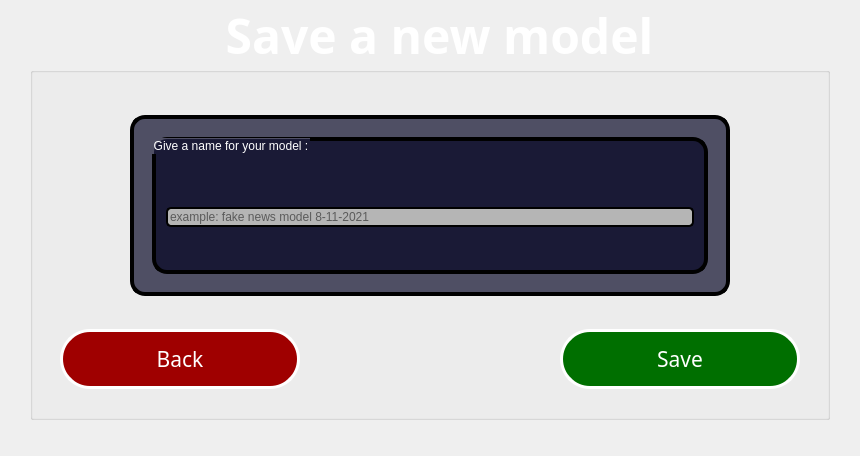
<?xml version="1.0" encoding="UTF-8"?>
<ui version="4.0">
 <class>SaveModelWindow</class>
 <widget class="QMainWindow" name="SaveModelWindow">
  <property name="geometry">
   <rect>
    <x>0</x>
    <y>0</y>
    <width>860</width>
    <height>456</height>
   </rect>
  </property>
  <property name="windowTitle">
   <string>Save Model Window</string>
  </property>
  <widget class="QWidget" name="centralwidget">
   <widget class="QLabel" name="backgroundImg">
    <property name="geometry">
     <rect>
      <x>0</x>
      <y>0</y>
      <width>860</width>
      <height>600</height>
     </rect>
    </property>
    <property name="text">
     <string/>
    </property>
    <property name="pixmap">
     <pixmap>resources/background.jpg</pixmap>
    </property>
    <property name="scaledContents">
     <bool>true</bool>
    </property>
   </widget>
   <widget class="QGroupBox" name="groupBox">
    <property name="enabled">
     <bool>true</bool>
    </property>
    <property name="geometry">
     <rect>
      <x>30</x>
      <y>0</y>
      <width>800</width>
      <height>420</height>
     </rect>
    </property>
    <property name="palette">
     <palette>
      <active>
       <colorrole role="WindowText">
        <brush brushstyle="SolidPattern">
         <color alpha="255">
          <red>255</red>
          <green>255</green>
          <blue>255</blue>
         </color>
        </brush>
       </colorrole>
       <colorrole role="Button">
        <brush brushstyle="SolidPattern">
         <color alpha="255">
          <red>0</red>
          <green>0</green>
          <blue>127</blue>
         </color>
        </brush>
       </colorrole>
       <colorrole role="Text">
        <brush brushstyle="SolidPattern">
         <color alpha="255">
          <red>255</red>
          <green>255</green>
          <blue>255</blue>
         </color>
        </brush>
       </colorrole>
       <colorrole role="ButtonText">
        <brush brushstyle="SolidPattern">
         <color alpha="255">
          <red>255</red>
          <green>255</green>
          <blue>255</blue>
         </color>
        </brush>
       </colorrole>
       <colorrole role="Base">
        <brush brushstyle="SolidPattern">
         <color alpha="255">
          <red>255</red>
          <green>255</green>
          <blue>255</blue>
         </color>
        </brush>
       </colorrole>
       <colorrole role="ToolTipText">
        <brush brushstyle="SolidPattern">
         <color alpha="255">
          <red>0</red>
          <green>0</green>
          <blue>0</blue>
         </color>
        </brush>
       </colorrole>
      </active>
      <inactive>
       <colorrole role="WindowText">
        <brush brushstyle="SolidPattern">
         <color alpha="255">
          <red>255</red>
          <green>255</green>
          <blue>255</blue>
         </color>
        </brush>
       </colorrole>
       <colorrole role="Button">
        <brush brushstyle="SolidPattern">
         <color alpha="255">
          <red>0</red>
          <green>0</green>
          <blue>127</blue>
         </color>
        </brush>
       </colorrole>
       <colorrole role="Text">
        <brush brushstyle="SolidPattern">
         <color alpha="255">
          <red>255</red>
          <green>255</green>
          <blue>255</blue>
         </color>
        </brush>
       </colorrole>
       <colorrole role="ButtonText">
        <brush brushstyle="SolidPattern">
         <color alpha="255">
          <red>255</red>
          <green>255</green>
          <blue>255</blue>
         </color>
        </brush>
       </colorrole>
       <colorrole role="Base">
        <brush brushstyle="SolidPattern">
         <color alpha="255">
          <red>255</red>
          <green>255</green>
          <blue>255</blue>
         </color>
        </brush>
       </colorrole>
       <colorrole role="ToolTipText">
        <brush brushstyle="SolidPattern">
         <color alpha="255">
          <red>0</red>
          <green>0</green>
          <blue>0</blue>
         </color>
        </brush>
       </colorrole>
      </inactive>
      <disabled>
       <colorrole role="WindowText">
        <brush brushstyle="SolidPattern">
         <color alpha="255">
          <red>255</red>
          <green>255</green>
          <blue>255</blue>
         </color>
        </brush>
       </colorrole>
       <colorrole role="Button">
        <brush brushstyle="SolidPattern">
         <color alpha="255">
          <red>0</red>
          <green>0</green>
          <blue>127</blue>
         </color>
        </brush>
       </colorrole>
       <colorrole role="Text">
        <brush brushstyle="SolidPattern">
         <color alpha="255">
          <red>255</red>
          <green>255</green>
          <blue>255</blue>
         </color>
        </brush>
       </colorrole>
       <colorrole role="ButtonText">
        <brush brushstyle="SolidPattern">
         <color alpha="255">
          <red>255</red>
          <green>255</green>
          <blue>255</blue>
         </color>
        </brush>
       </colorrole>
       <colorrole role="Base">
        <brush brushstyle="SolidPattern">
         <color alpha="255">
          <red>240</red>
          <green>240</green>
          <blue>240</blue>
         </color>
        </brush>
       </colorrole>
       <colorrole role="ToolTipText">
        <brush brushstyle="SolidPattern">
         <color alpha="255">
          <red>0</red>
          <green>0</green>
          <blue>0</blue>
         </color>
        </brush>
       </colorrole>
      </disabled>
     </palette>
    </property>
    <property name="font">
     <font>
      <family>Sitka Heading</family>
      <pointsize>36</pointsize>
      <weight>75</weight>
      <bold>true</bold>
      <underline>false</underline>
     </font>
    </property>
    <property name="styleSheet">
     <string notr="true">color: rgb(255, 255, 255);</string>
    </property>
    <property name="title">
     <string>Save a new model</string>
    </property>
    <property name="alignment">
     <set>Qt::AlignCenter</set>
    </property>
    <widget class="QPushButton" name="saveBtn">
     <property name="enabled">
      <bool>true</bool>
     </property>
     <property name="geometry">
      <rect>
       <x>530</x>
       <y>329</y>
       <width>240</width>
       <height>60</height>
      </rect>
     </property>
     <property name="font">
      <font>
       <family>Sitka Small</family>
       <pointsize>16</pointsize>
       <weight>9</weight>
       <italic>false</italic>
       <bold>false</bold>
      </font>
     </property>
     <property name="acceptDrops">
      <bool>false</bool>
     </property>
     <property name="autoFillBackground">
      <bool>false</bool>
     </property>
     <property name="styleSheet">
      <string notr="true">background-color: rgb(0, 111, 0);

font: 75 16pt &quot;Sitka Small&quot;;
color: rgb(255, 255, 255);
border-width: 3px;
border-radius: 30px;
border-color: rgb(255, 255, 255);
border-style: solid;

alternate-background-color: rgb(135, 135, 135);</string>
     </property>
     <property name="text">
      <string>Save</string>
     </property>
     <property name="checkable">
      <bool>false</bool>
     </property>
     <property name="autoDefault">
      <bool>false</bool>
     </property>
     <property name="default">
      <bool>false</bool>
     </property>
     <property name="flat">
      <bool>false</bool>
     </property>
    </widget>
    <widget class="QPushButton" name="backBtn">
     <property name="enabled">
      <bool>true</bool>
     </property>
     <property name="geometry">
      <rect>
       <x>30</x>
       <y>329</y>
       <width>240</width>
       <height>60</height>
      </rect>
     </property>
     <property name="font">
      <font>
       <family>Sitka Small</family>
       <pointsize>16</pointsize>
       <weight>9</weight>
       <italic>false</italic>
       <bold>false</bold>
      </font>
     </property>
     <property name="acceptDrops">
      <bool>false</bool>
     </property>
     <property name="autoFillBackground">
      <bool>false</bool>
     </property>
     <property name="styleSheet">
      <string notr="true">
background-color: rgb(159, 0, 0);
font: 75 16pt &quot;Sitka Small&quot;;
color: rgb(255, 255, 255);
border-width: 3px;
border-radius: 30px;
border-color: rgb(255, 255, 255);
border-style: solid;</string>
     </property>
     <property name="text">
      <string>Back</string>
     </property>
     <property name="icon">
      <iconset>
       <normaloff>D:/My Documents/Studies/Semester_9/פרויקט מסכם - שלב ב/icons/pnghut_arrow-icon-direction-left-logo-text.png</normaloff>D:/My Documents/Studies/Semester_9/פרויקט מסכם - שלב ב/icons/pnghut_arrow-icon-direction-left-logo-text.png</iconset>
     </property>
     <property name="iconSize">
      <size>
       <width>24</width>
       <height>24</height>
      </size>
     </property>
     <property name="checkable">
      <bool>false</bool>
     </property>
     <property name="autoDefault">
      <bool>false</bool>
     </property>
     <property name="default">
      <bool>false</bool>
     </property>
     <property name="flat">
      <bool>false</bool>
     </property>
    </widget>
    <widget class="QFrame" name="verticalFrame">
     <property name="geometry">
      <rect>
       <x>100</x>
       <y>115</y>
       <width>600</width>
       <height>181</height>
      </rect>
     </property>
     <property name="font">
      <font>
       <family>Sitka Small</family>
       <pointsize>10</pointsize>
       <weight>50</weight>
       <italic>false</italic>
       <bold>false</bold>
      </font>
     </property>
     <property name="autoFillBackground">
      <bool>false</bool>
     </property>
     <property name="styleSheet">
      <string notr="true">border-width: 4px;
border-radius: 15px;
border-color: rgb(0, 0, 0);
border-style: solid;
font: 10pt &quot;Sitka Small&quot;;
color: rgb(255, 255, 255);
background-color: qlineargradient(spread:pad, x1:0.996, y1:0.0340909, x2:1, y2:0, stop:1 rgba(0, 0, 32, 170));</string>
     </property>
     <layout class="QVBoxLayout" name="verticalLayout">
      <property name="spacing">
       <number>10</number>
      </property>
      <property name="leftMargin">
       <number>18</number>
      </property>
      <property name="topMargin">
       <number>18</number>
      </property>
      <property name="rightMargin">
       <number>18</number>
      </property>
      <property name="bottomMargin">
       <number>18</number>
      </property>
      <item>
       <widget class="QGroupBox" name="horizontalGroupBox">
        <property name="sizePolicy">
         <sizepolicy hsizetype="Preferred" vsizetype="Preferred">
          <horstretch>0</horstretch>
          <verstretch>0</verstretch>
         </sizepolicy>
        </property>
        <property name="minimumSize">
         <size>
          <width>0</width>
          <height>0</height>
         </size>
        </property>
        <property name="styleSheet">
         <string notr="true"/>
        </property>
        <property name="title">
         <string>Give a name for your model :</string>
        </property>
        <layout class="QHBoxLayout" name="horizontalLayout">
         <property name="spacing">
          <number>10</number>
         </property>
         <property name="leftMargin">
          <number>10</number>
         </property>
         <property name="topMargin">
          <number>48</number>
         </property>
         <property name="rightMargin">
          <number>10</number>
         </property>
         <property name="bottomMargin">
          <number>24</number>
         </property>
         <item>
          <widget class="QLineEdit" name="inputName">
           <property name="enabled">
            <bool>true</bool>
           </property>
           <property name="styleSheet">
            <string notr="true">border-width: 2px;
border-radius: 5px;
border-color: rgb(0, 0, 0);
border-style: solid;
background-color: rgb(181, 181, 181);
color: rgb(0, 0, 0);</string>
           </property>
           <property name="placeholderText">
            <string>example: fake news model 8-11-2021</string>
           </property>
          </widget>
         </item>
        </layout>
       </widget>
      </item>
     </layout>
    </widget>
   </widget>
  </widget>
 </widget>
 <resources/>
 <connections/>
</ui>
